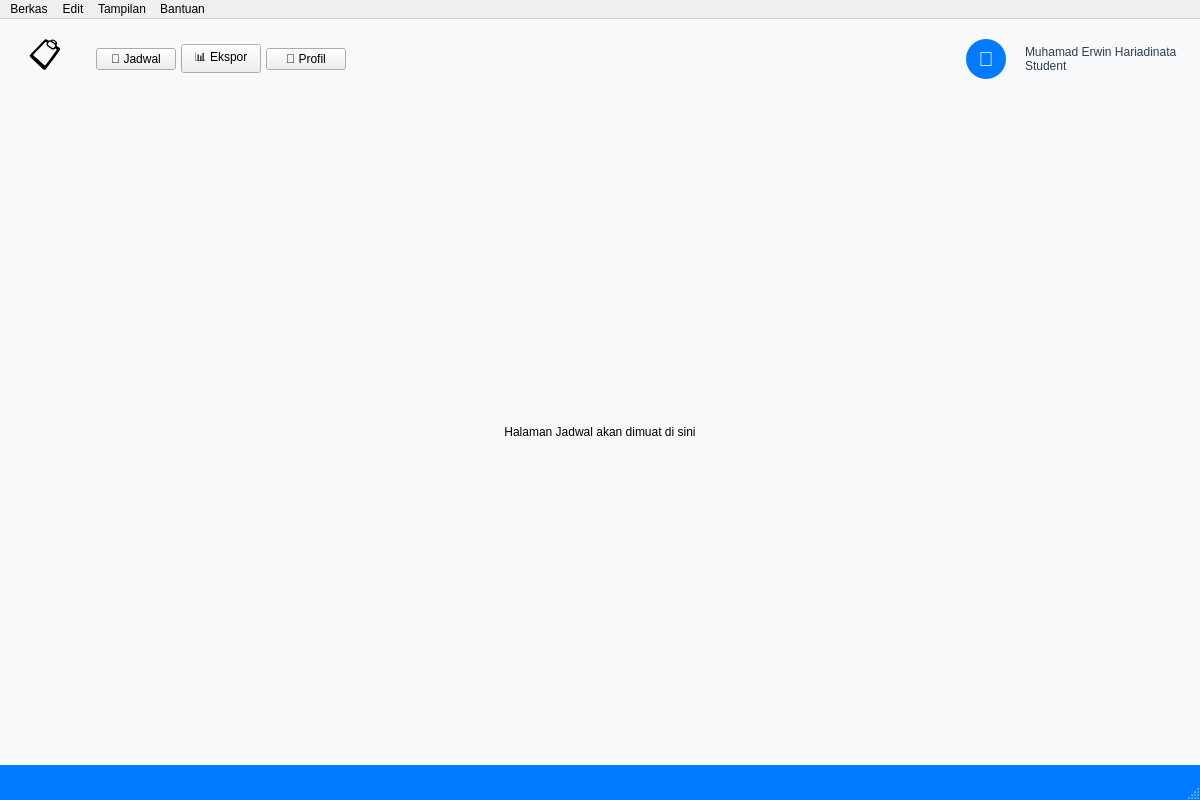
<?xml version="1.0" encoding="UTF-8"?>
<ui version="4.0">
 <class>MainWindow</class>
 <widget class="QMainWindow" name="MainWindow">
  <property name="geometry">
   <rect>
    <x>0</x>
    <y>0</y>
    <width>1200</width>
    <height>800</height>
   </rect>
  </property>
  <property name="minimumSize">
   <size>
    <width>1000</width>
    <height>600</height>
   </size>
  </property>
  <property name="windowTitle">
   <string>Trackerin - To-Do Activity Tracker</string>
  </property>
  <property name="styleSheet">
   <string>QMainWindow {
    background-color: #f8f9fa;
}</string>
  </property>
  <widget class="QWidget" name="centralwidget">
   <layout class="QVBoxLayout" name="main_layout">
    <property name="spacing">
     <number>0</number>
    </property>
    <property name="leftMargin">
     <number>0</number>
    </property>
    <property name="topMargin">
     <number>0</number>
    </property>
    <property name="rightMargin">
     <number>0</number>
    </property>
    <property name="bottomMargin">
     <number>0</number>
    </property>
    <item>
     <!-- Header Widget - Bagian atas dengan navigasi dan profil pengguna -->
     <widget class="QWidget" name="header_widget">
      <property name="objectName">
       <string>headerWidget</string>
      </property>
      <property name="maximumSize">
       <size>
        <width>16777215</width>
        <height>80</height>
       </size>
      </property>
      <property name="minimumSize">
       <size>
        <width>0</width>
        <height>80</height>
       </size>
      </property>
      <property name="styleSheet">
       <string>QWidget#headerWidget {
    background-color: #ffffff;
    border-bottom: 1px solid #dee2e6;
}</string>
      </property>
      <layout class="QHBoxLayout" name="header_layout">
       <property name="leftMargin">
        <number>20</number>
       </property>
       <property name="topMargin">
        <number>10</number>
       </property>
       <property name="rightMargin">
        <number>20</number>
       </property>
       <property name="bottomMargin">
        <number>10</number>
       </property>
       <item>
        <!-- Logo dan Navigasi -->
        <layout class="QHBoxLayout" name="left_section">
         <item>
          <!-- Ikon Logo -->
          <widget class="QLabel" name="logo_icon">
           <property name="minimumSize">
            <size>
             <width>50</width>
             <height>50</height>
            </size>
           </property>
           <property name="maximumSize">
            <size>
             <width>50</width>
             <height>50</height>
            </size>
           </property>
           <property name="text">
            <string>📋</string>
           </property>
           <property name="alignment">
            <set>Qt::AlignCenter</set>
           </property>
           <property name="styleSheet">
            <string>font-size: 32px;</string>
           </property>
          </widget>
         </item>
         <item>
          <spacer name="logo_spacer">
           <property name="orientation">
            <enum>Qt::Horizontal</enum>
           </property>
           <property name="sizeType">
            <enum>QSizePolicy::Fixed</enum>
           </property>
           <property name="sizeHint" stdset="0">
            <size>
             <width>20</width>
             <height>20</height>
            </size>
           </property>
          </spacer>
         </item>
         <item>
          <!-- Tombol Navigasi -->
          <layout class="QHBoxLayout" name="nav_layout">
           <property name="spacing">
            <number>5</number>
           </property>
           <item>
            <widget class="QPushButton" name="schedule_button">
             <property name="objectName">
              <string>navButton</string>
             </property>
             <property name="text">
              <string>📅 Jadwal</string>
             </property>
             <property name="checkable">
              <bool>true</bool>
             </property>
             <property name="styleSheet">
              <string>QPushButton#navButton {
    background-color: transparent;
    border: none;
    color: #6c757d;
    font-size: 16px;
    font-weight: 500;
    padding: 12px 20px;
    margin: 5px;
    border-radius: 8px;
    min-width: 100px;
    text-align: left;
}

QPushButton#navButton:hover {
    background-color: #f8f9fa;
    color: #2c3e50;
}

QPushButton#navButton:checked {
    background-color: #007bff;
    color: #ffffff;
}

QPushButton#navButton:pressed {
    background-color: #0056b3;
    color: #ffffff;
}</string>
             </property>
            </widget>
           </item>
           <item>
            <widget class="QPushButton" name="export_button">
             <property name="objectName">
              <string>navButton</string>
             </property>
             <property name="text">
              <string>📊 Ekspor</string>
             </property>
             <property name="checkable">
              <bool>true</bool>
             </property>
            </widget>
           </item>
           <item>
            <widget class="QPushButton" name="profile_button">
             <property name="objectName">
              <string>navButton</string>
             </property>
             <property name="text">
              <string>👤 Profil</string>
             </property>
             <property name="checkable">
              <bool>true</bool>
             </property>
            </widget>
           </item>
          </layout>
         </item>
        </layout>
       </item>
       <item>
        <spacer name="header_spacer">
         <property name="orientation">
          <enum>Qt::Horizontal</enum>
         </property>
         <property name="sizeHint" stdset="0">
          <size>
           <width>40</width>
           <height>20</height>
          </size>
         </property>
        </spacer>
       </item>
       <item>
        <!-- Informasi Pengguna -->
        <layout class="QHBoxLayout" name="user_info_layout">
         <item>
          <widget class="QLabel" name="header_profile_pic">
           <property name="objectName">
            <string>profilePic</string>
           </property>
           <property name="minimumSize">
            <size>
             <width>40</width>
             <height>40</height>
            </size>
           </property>
           <property name="maximumSize">
            <size>
             <width>40</width>
             <height>40</height>
            </size>
           </property>
           <property name="text">
            <string>👤</string>
           </property>
           <property name="alignment">
            <set>Qt::AlignCenter</set>
           </property>
           <property name="styleSheet">
            <string>QLabel {
    background-color: #007bff;
    color: #ffffff;
    border-radius: 20px;
    font-size: 20px;
}</string>
           </property>
          </widget>
         </item>
         <item>
          <widget class="QLabel" name="user_label">
           <property name="objectName">
            <string>userLabel</string>
           </property>
           <property name="text">
            <string>Muhamad Erwin Hariadinata
Student</string>
           </property>
           <property name="styleSheet">
            <string>QLabel {
    color: #2c3e50;
    font-size: 12px;
    margin-left: 10px;
}</string>
           </property>
          </widget>
         </item>
        </layout>
       </item>
      </layout>
     </widget>
    </item>
    <item>
     <!-- Widget Bertumpuk untuk Halaman -->
     <widget class="QStackedWidget" name="stacked_widget">
      <property name="currentIndex">
       <number>0</number>
      </property>
      <widget class="QWidget" name="schedule_page_placeholder">
       <layout class="QVBoxLayout" name="schedule_placeholder_layout">
        <item>
         <widget class="QLabel" name="schedule_placeholder_label">
          <property name="text">
           <string>Halaman Jadwal akan dimuat di sini</string>
          </property>
          <property name="alignment">
           <set>Qt::AlignCenter</set>
          </property>
         </widget>
        </item>
       </layout>
      </widget>
      <widget class="QWidget" name="export_page_placeholder">
       <layout class="QVBoxLayout" name="export_placeholder_layout">
        <item>
         <widget class="QLabel" name="export_placeholder_label">
          <property name="text">
           <string>Halaman Ekspor akan dimuat di sini</string>
          </property>
          <property name="alignment">
           <set>Qt::AlignCenter</set>
          </property>
         </widget>
        </item>
       </layout>
      </widget>
      <widget class="QWidget" name="profile_page_placeholder">
       <layout class="QVBoxLayout" name="profile_placeholder_layout">
        <item>
         <widget class="QLabel" name="profile_placeholder_label">
          <property name="text">
           <string>Halaman Profil akan dimuat di sini</string>
          </property>
          <property name="alignment">
           <set>Qt::AlignCenter</set>
          </property>
         </widget>
        </item>
       </layout>
      </widget>
     </widget>
    </item>
   </layout>
  </widget>
  <!-- Menu Bar - Bar menu dengan berbagai aksi -->
  <widget class="QMenuBar" name="menubar">
   <property name="geometry">
    <rect>
     <x>0</x>
     <y>0</y>
     <width>1200</width>
     <height>22</height>
    </rect>
   </property>
   <widget class="QMenu" name="file_menu">
    <property name="title">
     <string>Berkas</string>
    </property>
    <addaction name="new_task_action"/>
    <addaction name="separator"/>
    <addaction name="export_action"/>
    <addaction name="separator"/>
    <addaction name="exit_action"/>
   </widget>
   <widget class="QMenu" name="edit_menu">
    <property name="title">
     <string>Edit</string>
    </property>
    <addaction name="paste_action"/>
   </widget>
   <widget class="QMenu" name="view_menu">
    <property name="title">
     <string>Tampilan</string>
    </property>
    <addaction name="toggle_profile_dock_action"/>
   </widget>
   <widget class="QMenu" name="help_menu">
    <property name="title">
     <string>Bantuan</string>
    </property>
    <addaction name="about_action"/>
    <addaction name="separator"/>
    <addaction name="user_guide_action"/>
   </widget>
   <addaction name="file_menu"/>
   <addaction name="edit_menu"/>
   <addaction name="view_menu"/>
   <addaction name="help_menu"/>
  </widget>
  <!-- Status Bar - Bar status dengan informasi pengguna -->
  <widget class="QStatusBar" name="statusbar">
   <property name="styleSheet">
    <string>QStatusBar {
    background-color: #007bff;
    color: #ffffff;
    border: none;
    padding: 5px 15px;
    font-size: 12px;
    max-height: 25px;
    min-height: 25px;
}
QStatusBar::item {
    border: none;
    margin: 0px;
    padding: 0px;
}
QStatusBar QLabel {
    color: #ffffff;
    font-size: 12px;
    margin: 0px;
    padding: 2px 5px;
}</string>
   </property>
  </widget>
  <!-- Aksi Menu -->
  <action name="new_task_action">
   <property name="text">
    <string>Tugas Baru</string>
   </property>
   <property name="shortcut">
    <string>Ctrl+N</string>
   </property>
  </action>
  <action name="export_action">
   <property name="text">
    <string>Ekspor ke CSV</string>
   </property>
   <property name="shortcut">
    <string>Ctrl+E</string>
   </property>
  </action>
  <action name="exit_action">
   <property name="text">
    <string>Keluar</string>
   </property>
   <property name="shortcut">
    <string>Ctrl+Q</string>
   </property>
  </action>
  <action name="paste_action">
   <property name="text">
    <string>Tempel dari Clipboard</string>
   </property>
   <property name="shortcut">
    <string>Ctrl+V</string>
   </property>
  </action>
  <action name="toggle_profile_dock_action">
   <property name="text">
    <string>Toggle Dok Profil</string>
   </property>
  </action>
  <action name="about_action">
   <property name="text">
    <string>Informasi Aplikasi</string>
   </property>
   <property name="shortcut">
    <string>F1</string>
   </property>
  </action>
  <action name="user_guide_action">
   <property name="text">
    <string>Panduan Pengguna</string>
   </property>
  </action>
 </widget>
 <resources/>
 <connections/>
</ui>
